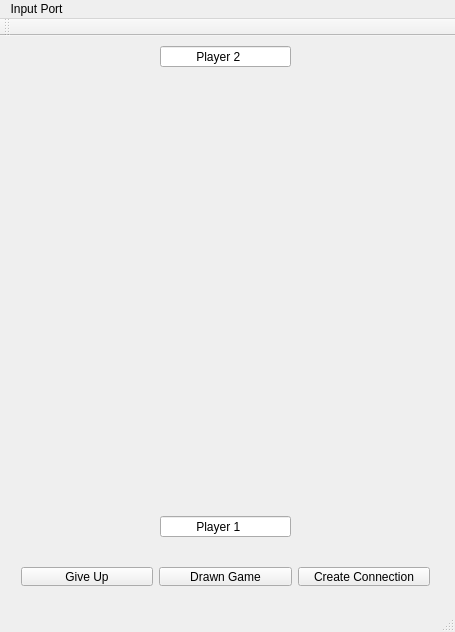
<?xml version="1.0" encoding="UTF-8"?>
<ui version="4.0">
 <class>MainWindow</class>
 <widget class="QMainWindow" name="MainWindow">
  <property name="geometry">
   <rect>
    <x>0</x>
    <y>0</y>
    <width>455</width>
    <height>632</height>
   </rect>
  </property>
  <property name="windowTitle">
   <string>MainWindow</string>
  </property>
  <widget class="QWidget" name="centralWidget">
   <widget class="QWidget" name="gridLayoutWidget">
    <property name="geometry">
     <rect>
      <x>0</x>
      <y>40</y>
      <width>451</width>
      <height>431</height>
     </rect>
    </property>
    <layout class="QGridLayout" name="gridLayout"/>
   </widget>
   <widget class="QWidget" name="layoutWidget">
    <property name="geometry">
     <rect>
      <x>10</x>
      <y>520</y>
      <width>431</width>
      <height>41</height>
     </rect>
    </property>
    <layout class="QHBoxLayout" name="horizontalLayout">
     <item>
      <widget class="QPushButton" name="pushButton_2">
       <property name="text">
        <string>Give Up</string>
       </property>
      </widget>
     </item>
     <item>
      <widget class="QPushButton" name="pushButton">
       <property name="text">
        <string>Drawn Game</string>
       </property>
      </widget>
     </item>
     <item>
      <widget class="QPushButton" name="pushButton_3">
       <property name="text">
        <string>Create Connection</string>
       </property>
      </widget>
     </item>
    </layout>
   </widget>
   <widget class="QLineEdit" name="lineEdit">
    <property name="geometry">
     <rect>
      <x>160</x>
      <y>480</y>
      <width>131</width>
      <height>21</height>
     </rect>
    </property>
    <property name="text">
     <string>          Player 1</string>
    </property>
   </widget>
   <widget class="QLineEdit" name="lineEdit_2">
    <property name="geometry">
     <rect>
      <x>160</x>
      <y>10</y>
      <width>131</width>
      <height>21</height>
     </rect>
    </property>
    <property name="text">
     <string>          Player 2</string>
    </property>
   </widget>
  </widget>
  <widget class="QMenuBar" name="menuBar">
   <property name="geometry">
    <rect>
     <x>0</x>
     <y>0</y>
     <width>455</width>
     <height>25</height>
    </rect>
   </property>
   <widget class="QMenu" name="menuInput_Port">
    <property name="title">
     <string>Input Port</string>
    </property>
    <addaction name="actionInput_Port"/>
   </widget>
   <addaction name="menuInput_Port"/>
  </widget>
  <widget class="QToolBar" name="mainToolBar">
   <attribute name="toolBarArea">
    <enum>TopToolBarArea</enum>
   </attribute>
   <attribute name="toolBarBreak">
    <bool>false</bool>
   </attribute>
  </widget>
  <widget class="QStatusBar" name="statusBar"/>
  <action name="actionInput_Port">
   <property name="text">
    <string>Input Port</string>
   </property>
  </action>
 </widget>
 <layoutdefault spacing="6" margin="11"/>
 <resources/>
 <connections/>
</ui>
